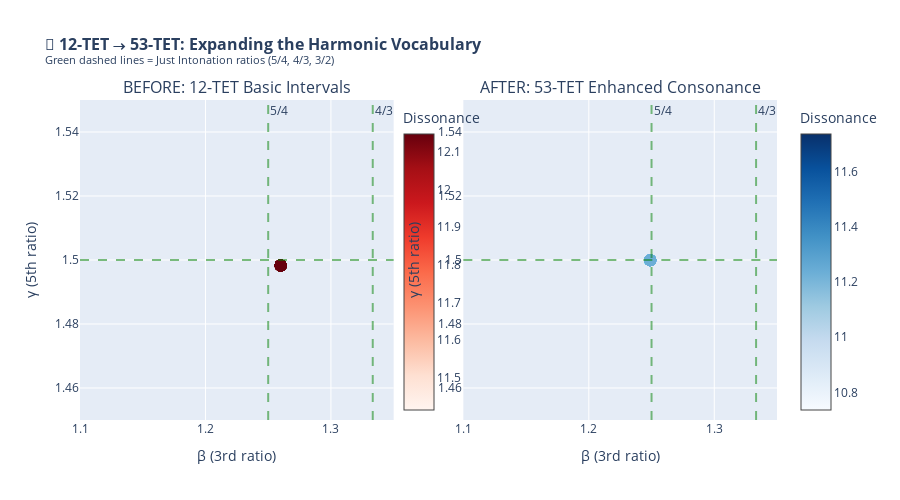

Notebook cell for this chart:
### Code cell
# ═══════════════════════════════════════════════════════════════════════════════
# VISUALIZATION: 12-TET → 53-TET TRANSFORMATION
# ═══════════════════════════════════════════════════════════════════════════════

import plotly.graph_objects as go
from plotly.subplots import make_subplots

# Create figure with 2 subplots
fig = make_subplots(
    rows=1, cols=2,
    subplot_titles=(
        "BEFORE: 12-TET Basic Intervals",
        "AFTER: 53-TET Enhanced Consonance"
    ),
    specs=[[{"type": "scatter"}, {"type": "scatter"}]]
)

# Get data for applied corrections
applied = [c for c in corrections_53tet if not c['skipped']]

# Before: Original positions (beta, gamma for triads)
orig_betas = []
orig_gammas = []
orig_diss = []
for c in applied:
    if c['chord_type'] == 'triad':
        freqs = sorted([midi_to_frequency(n) for n in c['original_notes']])
        root = freqs[0]
        orig_betas.append(freqs[1]/root)
        orig_gammas.append(freqs[2]/root)
        orig_diss.append(c['original_dissonance'])

# After: Target positions
target_betas = []
target_gammas = []
target_diss = []
target_names = []
for c in applied:
    if c['chord_type'] == 'triad' and c['target_source'] == '53-TET':
        target = next((t for t in tet53_triads if t['name'] == c['target_name']), None)
        if target:
            target_betas.append(target['beta'])
            target_gammas.append(target['gamma'])
            target_diss.append(c['target_dissonance'])
            target_names.append(c['target_name'])

# Plot original 12-TET positions
fig.add_trace(
    go.Scatter(
        x=orig_betas,
        y=orig_gammas,
        mode='markers',
        marker=dict(
            size=12,
            color=orig_diss,
            colorscale='Reds',
            showscale=True,
            colorbar=dict(title="Dissonance", x=0.45)
        ),
        name='12-TET Chords',
        text=[f"D={d:.2f}" for d in orig_diss],
        hovertemplate="β=%{x:.4f}<br>γ=%{y:.4f}<br>%{text}<extra></extra>"
    ),
    row=1, col=1
)

# Plot 53-TET target positions
fig.add_trace(
    go.Scatter(
        x=target_betas,
        y=target_gammas,
        mode='markers',
        marker=dict(
            size=12,
            color=target_diss,
            colorscale='Blues',
            showscale=True,
            colorbar=dict(title="Dissonance", x=1.02)
        ),
        name='53-TET Targets',
        text=[f"{n}<br>D={d:.2f}" for n, d in zip(target_names, target_diss)],
        hovertemplate="β=%{x:.4f}<br>γ=%{y:.4f}<br>%{text}<extra></extra>"
    ),
    row=1, col=2
)

# Add reference lines for just intonation
just_ratios = {
    '5/4': 5/4,
    '4/3': 4/3,
    '3/2': 3/2,
}

for name, ratio in just_ratios.items():
    # Vertical line for β
    fig.add_vline(x=ratio, line_dash="dash", line_color="green", 
                  annotation_text=name, row=1, col=1, opacity=0.5)
    fig.add_vline(x=ratio, line_dash="dash", line_color="green", 
                  annotation_text=name, row=1, col=2, opacity=0.5)
    # Horizontal line for γ
    fig.add_hline(y=ratio, line_dash="dash", line_color="green", row=1, col=1, opacity=0.5)
    fig.add_hline(y=ratio, line_dash="dash", line_color="green", row=1, col=2, opacity=0.5)

fig.update_layout(
    title=dict(
        text="<b>🎵 12-TET → 53-TET: Expanding the Harmonic Vocabulary</b><br>" +
             "<sup>Green dashed lines = Just Intonation ratios (5/4, 4/3, 3/2)</sup>",
        font=dict(size=16)
    ),
    height=500,
    showlegend=False
)

fig.update_xaxes(title_text="β (3rd ratio)", range=[1.1, 1.35], row=1, col=1)
fig.update_xaxes(title_text="β (3rd ratio)", range=[1.1, 1.35], row=1, col=2)
fig.update_yaxes(title_text="γ (5th ratio)", range=[1.45, 1.55], row=1, col=1)
fig.update_yaxes(title_text="γ (5th ratio)", range=[1.45, 1.55], row=1, col=2)

fig.show()

# Print the philosophical summary
print("\n" + "═"*80)
print("                    THE CLAIM: 12-TET IS BASIC")
print("═"*80)
print("""
12-TET (Equal Temperament) was a COMPROMISE designed for:
  • Easy transposition between keys
  • Fixed-pitch instruments (piano, frets)
  • Mass production and standardization

What 12-TET LOST:
  • The pure 5/4 major third (replaced with 1.2599, 14 cents sharp)
  • The pure 3/2 fifth (replaced with 1.4983, 2 cents flat)
  • The harmonic 7th (7/4 = 1.75, no good approximation)
  • HUNDREDS of subtle interval colors

What 53-TET GIVES US:
  • 10 different thirds (vs 2 in 12-TET)
  • 7 different fifths (vs 3 in 12-TET)  
  • 10 different sevenths (vs 2 in 12-TET)
  • 70 triad colors (vs ~6 in 12-TET)
  • 700 tetrachord colors (vs ~12 in 12-TET)

The vM3-P5 triad (β=1.249, γ=1.4999) is the CLOSEST to pure just intonation
and appeared 63 times in our correction - this is not coincidence!

WE ARE NOT "FIXING" 12-TET. WE ARE TRANSCENDING IT.
""")
print("═"*80)

### Figure 1 — Plotly figure (JSON) as saved in the notebook; plotly's stock layout.template omitted (floating-point values rounded to 4 significant figures)
{"data": [{"hovertemplate": "β=%{x:.4f}<br>γ=%{y:.4f}<br>%{text}<extra></extra>", "marker": {"color": [12.15, 12.15, 12.15, 12.15, 12.15, 12.15, 12.15, 12.15, 11.41, 12.15, 12.15, 12.15, 11.41, 12.15, 12.15, 12.15, 12.15, 12.15, 12.15, 12.15, 12.15, 12.15, 12.15, 12.15, 12.15, 12.15, 12.15, 12.15, 12.15, 12.15, 12.15, 11.41, 12.15, 12.15, 12.15, 11.41, 12.15, 12.15, 12.15, 12.15, 12.15, 12.15, 12.15, 12.15, 12.15, 12.15, 12.15, 12.15, 12.15, 12.15, 12.15, 12.15, 12.15, 12.15, 11.41, 12.15, 12.15, 12.15, 11.41, 12.15, 12.15, 12.15, 12.15, 12.15, 12.15, 12.15, 12.15, 12.15, 12.15], "colorbar": {"title": {"text": "Dissonance"}, "x": 0.45}, "colorscale": [[0, "rgb(255,245,240)"], [0.125, "rgb(254,224,210)"], [0.25, "rgb(252,187,161)"], [0.375, "rgb(252,146,114)"], [0.5, "rgb(251,106,74)"], [0.625, "rgb(239,59,44)"], [0.75, "rgb(203,24,29)"], [0.875, "rgb(165,15,21)"], [1, "rgb(103,0,13)"]], "showscale": true, "size": 12}, "mode": "markers", "name": "12-TET Chords", "text": ["D=12.15", "D=12.15", "D=12.15", "D=12.15", "D=12.15", "D=12.15", "D=12.15", "D=12.15", "D=11.41", "D=12.15", "D=12.15", "D=12.15", "D=11.41", "D=12.15", "D=12.15", "D=12.15", "D=12.15", "D=12.15", "D=12.15", "D=12.15", "D=12.15", "D=12.15", "D=12.15", "D=12.15", "D=12.15", "D=12.15", "D=12.15", "D=12.15", "D=12.15", "D=12.15", "D=12.15", "D=11.41", "D=12.15", "D=12.15", "D=12.15", "D=11.41", "D=12.15", "D=12.15", "D=12.15", "D=12.15", "D=12.15", "D=12.15", "D=12.15", "D=12.15", "D=12.15", "D=12.15", "D=12.15", "D=12.15", "D=12.15", "D=12.15", "D=12.15", "D=12.15", "D=12.15", "D=12.15", "D=11.41", "D=12.15", "D=12.15", "D=12.15", "D=11.41", "D=12.15", "D=12.15", "D=12.15", "D=12.15", "D=12.15", "D=12.15", "D=12.15", "D=12.15", "D=12.15", "D=12.15"], "type": "scatter", "x": [1.26, 1.26, 1.26, 1.26, 1.26, 1.26, 1.26, 1.26, 1.335, 1.26, 1.26, 1.26, 1.335, 1.26, 1.26, 1.26, 1.26, 1.26, 1.26, 1.26, 1.26, 1.26, 1.26, 1.26, 1.26, 1.26, 1.26, 1.26, 1.26, 1.26, 1.26, 1.335, 1.26, 1.26, 1.26, 1.335, 1.26, 1.26, 1.26, 1.26, 1.26, 1.26, 1.26, 1.26, 1.26, 1.26, 1.26, 1.26, 1.26, 1.26, 1.26, 1.26, 1.26, 1.26, 1.335, 1.26, 1.26, 1.26, 1.335, 1.26, 1.26, 1.26, 1.26, 1.26, 1.26, 1.26, 1.26, 1.26, 1.26], "xaxis": "x", "y": [1.498, 1.498, 1.498, 1.498, 1.498, 1.498, 1.498, 1.498, 1.682, 1.498, 1.498, 1.498, 1.682, 1.498, 1.498, 1.498, 1.498, 1.498, 1.498, 1.498, 1.498, 1.498, 1.498, 1.498, 1.498, 1.498, 1.498, 1.498, 1.498, 1.498, 1.498, 1.682, 1.498, 1.498, 1.498, 1.682, 1.498, 1.498, 1.498, 1.498, 1.498, 1.498, 1.498, 1.498, 1.498, 1.498, 1.498, 1.498, 1.498, 1.498, 1.498, 1.498, 1.498, 1.498, 1.682, 1.498, 1.498, 1.498, 1.682, 1.498, 1.498, 1.498, 1.498, 1.498, 1.498, 1.498, 1.498, 1.498, 1.498], "yaxis": "y"}, {"hovertemplate": "β=%{x:.4f}<br>γ=%{y:.4f}<br>%{text}<extra></extra>", "marker": {"color": [11.24, 11.24, 11.24, 11.24, 11.24, 11.24, 11.24, 11.24, 11.24, 11.24, 11.24, 11.24, 11.24, 11.24, 11.24, 11.24, 11.24, 11.24, 11.24, 11.24, 11.24, 11.24, 11.24, 11.24, 11.24, 11.24, 11.24, 11.24, 11.24, 11.24, 11.24, 11.24, 11.24, 11.24, 11.24, 11.24, 11.24, 11.24, 11.24, 11.24, 11.24, 11.24, 11.24, 11.24, 11.24, 11.24, 11.24, 11.24, 11.24, 11.24, 11.24, 11.24, 11.24, 11.24, 11.24, 11.24, 11.24, 11.24, 11.24, 11.24, 11.24, 11.24, 11.24], "colorbar": {"title": {"text": "Dissonance"}, "x": 1.02}, "colorscale": [[0, "rgb(247,251,255)"], [0.125, "rgb(222,235,247)"], [0.25, "rgb(198,219,239)"], [0.375, "rgb(158,202,225)"], [0.5, "rgb(107,174,214)"], [0.625, "rgb(66,146,198)"], [0.75, "rgb(33,113,181)"], [0.875, "rgb(8,81,156)"], [1, "rgb(8,48,107)"]], "showscale": true, "size": 12}, "mode": "markers", "name": "53-TET Targets", "text": ["vM3-P5<br>D=11.24", "vM3-P5<br>D=11.24", "vM3-P5<br>D=11.24", "vM3-P5<br>D=11.24", "vM3-P5<br>D=11.24", "vM3-P5<br>D=11.24", "vM3-P5<br>D=11.24", "vM3-P5<br>D=11.24", "vM3-P5<br>D=11.24", "vM3-P5<br>D=11.24", "vM3-P5<br>D=11.24", "vM3-P5<br>D=11.24", "vM3-P5<br>D=11.24", "vM3-P5<br>D=11.24", "vM3-P5<br>D=11.24", "vM3-P5<br>D=11.24", "vM3-P5<br>D=11.24", "vM3-P5<br>D=11.24", "vM3-P5<br>D=11.24", "vM3-P5<br>D=11.24", "vM3-P5<br>D=11.24", "vM3-P5<br>D=11.24", "vM3-P5<br>D=11.24", "vM3-P5<br>D=11.24", "vM3-P5<br>D=11.24", "vM3-P5<br>D=11.24", "vM3-P5<br>D=11.24", "vM3-P5<br>D=11.24", "vM3-P5<br>D=11.24", "vM3-P5<br>D=11.24", "vM3-P5<br>D=11.24", "vM3-P5<br>D=11.24", "vM3-P5<br>D=11.24", "vM3-P5<br>D=11.24", "vM3-P5<br>D=11.24", "vM3-P5<br>D=11.24", "vM3-P5<br>D=11.24", "vM3-P5<br>D=11.24", "vM3-P5<br>D=11.24", "vM3-P5<br>D=11.24", "vM3-P5<br>D=11.24", "vM3-P5<br>D=11.24", "vM3-P5<br>D=11.24", "vM3-P5<br>D=11.24", "vM3-P5<br>D=11.24", "vM3-P5<br>D=11.24", "vM3-P5<br>D=11.24", "vM3-P5<br>D=11.24", "vM3-P5<br>D=11.24", "vM3-P5<br>D=11.24", "vM3-P5<br>D=11.24", "vM3-P5<br>D=11.24", "vM3-P5<br>D=11.24", "vM3-P5<br>D=11.24", "vM3-P5<br>D=11.24", "vM3-P5<br>D=11.24", "vM3-P5<br>D=11.24", "vM3-P5<br>D=11.24", "vM3-P5<br>D=11.24", "vM3-P5<br>D=11.24", "vM3-P5<br>D=11.24", "vM3-P5<br>D=11.24", "vM3-P5<br>D=11.24"], "type": "scatter", "x": [1.249, 1.249, 1.249, 1.249, 1.249, 1.249, 1.249, 1.249, 1.249, 1.249, 1.249, 1.249, 1.249, 1.249, 1.249, 1.249, 1.249, 1.249, 1.249, 1.249, 1.249, 1.249, 1.249, 1.249, 1.249, 1.249, 1.249, 1.249, 1.249, 1.249, 1.249, 1.249, 1.249, 1.249, 1.249, 1.249, 1.249, 1.249, 1.249, 1.249, 1.249, 1.249, 1.249, 1.249, 1.249, 1.249, 1.249, 1.249, 1.249, 1.249, 1.249, 1.249, 1.249, 1.249, 1.249, 1.249, 1.249, 1.249, 1.249, 1.249, 1.249, 1.249, 1.249], "xaxis": "x2", "y": [1.5, 1.5, 1.5, 1.5, 1.5, 1.5, 1.5, 1.5, 1.5, 1.5, 1.5, 1.5, 1.5, 1.5, 1.5, 1.5, 1.5, 1.5, 1.5, 1.5, 1.5, 1.5, 1.5, 1.5, 1.5, 1.5, 1.5, 1.5, 1.5, 1.5, 1.5, 1.5, 1.5, 1.5, 1.5, 1.5, 1.5, 1.5, 1.5, 1.5, 1.5, 1.5, 1.5, 1.5, 1.5, 1.5, 1.5, 1.5, 1.5, 1.5, 1.5, 1.5, 1.5, 1.5, 1.5, 1.5, 1.5, 1.5, 1.5, 1.5, 1.5, 1.5, 1.5], "yaxis": "y2"}], "layout": {"annotations": [{"font": {"size": 16}, "showarrow": false, "text": "BEFORE: 12-TET Basic Intervals", "x": 0.225, "xanchor": "center", "xref": "paper", "y": 1, "yanchor": "bottom", "yref": "paper"}, {"font": {"size": 16}, "showarrow": false, "text": "AFTER: 53-TET Enhanced Consonance", "x": 0.775, "xanchor": "center", "xref": "paper", "y": 1, "yanchor": "bottom", "yref": "paper"}, {"showarrow": false, "text": "5/4", "x": 1.25, "xanchor": "left", "xref": "x", "y": 1, "yanchor": "top", "yref": "y domain"}, {"showarrow": false, "text": "5/4", "x": 1.25, "xanchor": "left", "xref": "x2", "y": 1, "yanchor": "top", "yref": "y2 domain"}, {"showarrow": false, "text": "4/3", "x": 1.333, "xanchor": "left", "xref": "x", "y": 1, "yanchor": "top", "yref": "y domain"}, {"showarrow": false, "text": "4/3", "x": 1.333, "xanchor": "left", "xref": "x2", "y": 1, "yanchor": "top", "yref": "y2 domain"}, {"showarrow": false, "text": "3/2", "x": 1.5, "xanchor": "left", "xref": "x", "y": 1, "yanchor": "top", "yref": "y domain"}, {"showarrow": false, "text": "3/2", "x": 1.5, "xanchor": "left", "xref": "x2", "y": 1, "yanchor": "top", "yref": "y2 domain"}], "height": 500, "shapes": [{"line": {"color": "green", "dash": "dash"}, "opacity": 0.5, "type": "line", "x0": 1.25, "x1": 1.25, "xref": "x", "y0": 0, "y1": 1, "yref": "y domain"}, {"line": {"color": "green", "dash": "dash"}, "opacity": 0.5, "type": "line", "x0": 1.25, "x1": 1.25, "xref": "x2", "y0": 0, "y1": 1, "yref": "y2 domain"}, {"line": {"color": "green", "dash": "dash"}, "opacity": 0.5, "type": "line", "x0": 0, "x1": 1, "xref": "x domain", "y0": 1.25, "y1": 1.25, "yref": "y"}, {"line": {"color": "green", "dash": "dash"}, "opacity": 0.5, "type": "line", "x0": 0, "x1": 1, "xref": "x2 domain", "y0": 1.25, "y1": 1.25, "yref": "y2"}, {"line": {"color": "green", "dash": "dash"}, "opacity": 0.5, "type": "line", "x0": 1.333, "x1": 1.333, "xref": "x", "y0": 0, "y1": 1, "yref": "y domain"}, {"line": {"color": "green", "dash": "dash"}, "opacity": 0.5, "type": "line", "x0": 1.333, "x1": 1.333, "xref": "x2", "y0": 0, "y1": 1, "yref": "y2 domain"}, {"line": {"color": "green", "dash": "dash"}, "opacity": 0.5, "type": "line", "x0": 0, "x1": 1, "xref": "x domain", "y0": 1.333, "y1": 1.333, "yref": "y"}, {"line": {"color": "green", "dash": "dash"}, "opacity": 0.5, "type": "line", "x0": 0, "x1": 1, "xref": "x2 domain", "y0": 1.333, "y1": 1.333, "yref": "y2"}, {"line": {"color": "green", "dash": "dash"}, "opacity": 0.5, "type": "line", "x0": 1.5, "x1": 1.5, "xref": "x", "y0": 0, "y1": 1, "yref": "y domain"}, {"line": {"color": "green", "dash": "dash"}, "opacity": 0.5, "type": "line", "x0": 1.5, "x1": 1.5, "xref": "x2", "y0": 0, "y1": 1, "yref": "y2 domain"}, {"line": {"color": "green", "dash": "dash"}, "opacity": 0.5, "type": "line", "x0": 0, "x1": 1, "xref": "x domain", "y0": 1.5, "y1": 1.5, "yref": "y"}, {"line": {"color": "green", "dash": "dash"}, "opacity": 0.5, "type": "line", "x0": 0, "x1": 1, "xref": "x2 domain", "y0": 1.5, "y1": 1.5, "yref": "y2"}], "showlegend": false, "title": {"font": {"size": 16}, "text": "<b>🎵 12-TET → 53-TET: Expanding the Harmonic Vocabulary</b><br><sup>Green dashed lines = Just Intonation ratios (5/4, 4/3, 3/2)</sup>"}, "xaxis": {"anchor": "y", "domain": [0, 0.45], "range": [1.1, 1.35], "title": {"text": "β (3rd ratio)"}}, "xaxis2": {"anchor": "y2", "domain": [0.55, 1], "range": [1.1, 1.35], "title": {"text": "β (3rd ratio)"}}, "yaxis": {"anchor": "x", "domain": [0, 1], "range": [1.45, 1.55], "title": {"text": "γ (5th ratio)"}}, "yaxis2": {"anchor": "x2", "domain": [0, 1], "range": [1.45, 1.55], "title": {"text": "γ (5th ratio)"}}}}
